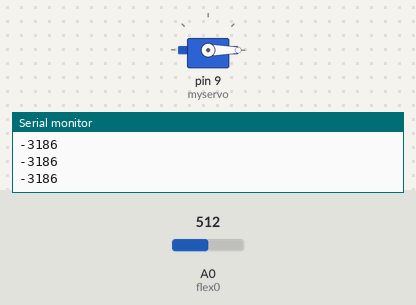
Bench run of a sketch on a simulated Arduino Uno, built with avr-gcc and run on an emulated ATmega328P. On the bench: servo, the last lines printed to the serial monitor. Inputs (shaded band) come from the test bench; at power-on: A0 (flex0) = 512.

Above: at 1.2 s.
1.3 s: A0 (flex0) set to 989
2.8 s: A0 (flex0) set to 1022
At 3.5 s:
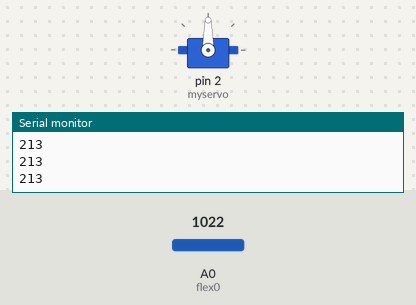
Timing chart, 0 to 5.8 s (numbered marks = the images above; inputs shaded):
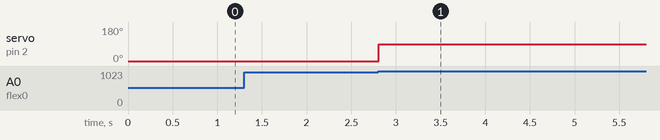

The sketch:

code.ino
```cpp
#include <Servo.h>
int flex0=A0,flex1,flex2;
Servo myservo;
void setup()
{
  myservo.attach(9);
  pinMode(flex0,INPUT);
  Serial.begin(9600);
}
void loop()
{
  flex1=analogRead(flex0);
  flex2=map(flex1,990,1017,0,180);
  Serial.println(flex2);
  if (flex2 > 90){
    myservo.attach(2);
    myservo.write(90);

  }
  else{
   myservo.write(0);
  }
  delay(200);
}
```

Measured:
- the behaviour switches between 1003 and 1004 on A0 (flex0) (found by bisection; images 0 and 1)
- after the input at 2.8 s, servo on pin 2 (myservo): 0° → 90° at once
